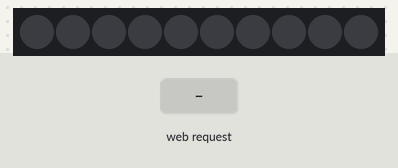
This program was run on a simulated ESP8266 board running MicroPython. On the bench: 10 RGB LEDs in strip order, left to right. The inputs (shaded band) are chosen by the test bench. WiFi joins after 1.5 s; threads take turns every 2 ms; what the program prints to the serial console is not drawn.

Above: at 2.7 s.
2.8 s: HTTP request GET /running received
At 2.95 s:
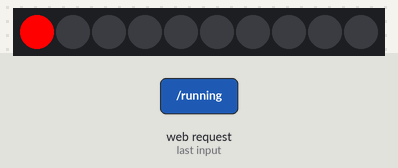
4.7 s: HTTP request GET /breathing received
At 5.58 s:
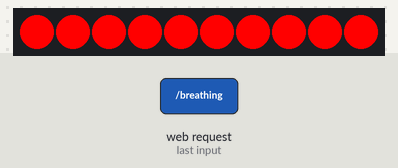
7.2 s: HTTP request GET /rainbow received
At 7.67 s:
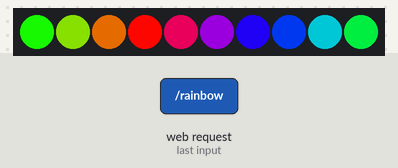
9.9 s: HTTP request GET /police received
At 10.3 s:
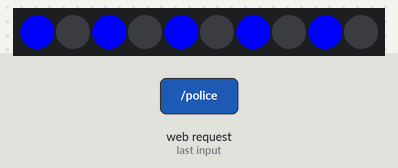
12.9 s: HTTP request GET /off received
At 13.3 s:
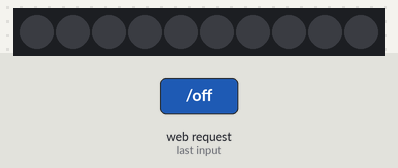
Timing chart, 0 to 15.5 s (numbered marks = the images above; inputs shaded):
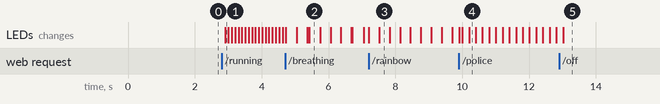

Measured:
- after the input at 2.8 s, the LEDs: change after 0.10 s (image 1)
- after the input at 4.7 s, the LEDs: first change at once (image 2 shows a later state)
- after the input at 9.9 s, the LEDs: first change at once (image 4 shows a later state)
- after the input at 12.9 s, the LEDs: change after 0.12 s (image 5)

The program:

middle_web_animation.py
```python
from machine import Pin
import neopixel
import time
import socket
import network

# 配置参数
NUM_LEDS = 10
PIN_NUM = 4
np = neopixel.NeoPixel(Pin(PIN_NUM), NUM_LEDS)

# Wi-Fi配置 - 请修改为你的Wi-Fi
WIFI_SSID = "your_wifi"
WIFI_PASSWORD = "your_password"

# 全局变量
effect_active = False

def connect_wifi():
    """连接Wi-Fi"""
    wlan = network.WLAN(network.STA_IF)
    wlan.active(True)

    if not wlan.isconnected():
        print(f"连接Wi-Fi: {WIFI_SSID}")
        wlan.connect(WIFI_SSID, WIFI_PASSWORD)

        for _ in range(20):  # 等待10秒
            if wlan.isconnected():
                break
            time.sleep(0.5)

    if wlan.isconnected():
        print(f"连接成功! IP: {wlan.ifconfig()[0]}")
        return wlan.ifconfig()[0]
    else:
        print("连接失败!")
        return None

def clear():
    """清空LED"""
    for i in range(NUM_LEDS):
        np[i] = (0, 0, 0)
    np.write()

def set_color(r, g, b):
    """设置所有LED颜色"""
    global effect_active
    effect_active = False
    for i in range(NUM_LEDS):
        np[i] = (r, g, b)
    np.write()

def set_single_led(index, r, g, b):
    """设置单个LED"""
    if 0 <= index < NUM_LEDS:
        np[index] = (r, g, b)
        np.write()

# ========== 轻量级特效 ==========
def effect_rainbow():
    """彩虹效果"""
    global effect_active
    effect_active = True

    while effect_active:
        for j in range(256):
            if not effect_active:
                break
            for i in range(NUM_LEDS):
                rc_index = (i * 256 // NUM_LEDS) + j
                if rc_index < 85:
                    np[i] = (rc_index * 3, 255 - rc_index * 3, 0)
                elif rc_index < 170:
                    rc_index -= 85
                    np[i] = (255 - rc_index * 3, 0, rc_index * 3)
                else:
                    rc_index -= 170
                    np[i] = (0, rc_index * 3, 255 - rc_index * 3)
            np.write()
            time.sleep_ms(30)
    clear()

def effect_breathing():
    """呼吸灯"""
    global effect_active
    effect_active = True

    while effect_active:
        # 红
        for brightness in range(0, 101, 5):
            if not effect_active: break
            color = (brightness * 255 // 100, 0, 0)
            for i in range(NUM_LEDS):
                np[i] = color
            np.write()
            time.sleep_ms(30)
        for brightness in range(100, -1, -5):
            if not effect_active: break
            color = (brightness * 255 // 100, 0, 0)
            for i in range(NUM_LEDS):
                np[i] = color
            np.write()
            time.sleep_ms(30)

        # 绿
        for brightness in range(0, 101, 5):
            if not effect_active: break
            color = (0, brightness * 255 // 100, 0)
            for i in range(NUM_LEDS):
                np[i] = color
            np.write()
            time.sleep_ms(30)
        for brightness in range(100, -1, -5):
            if not effect_active: break
            color = (0, brightness * 255 // 100, 0)
            for i in range(NUM_LEDS):
                np[i] = color
            np.write()
            time.sleep_ms(30)

        # 蓝
        for brightness in range(0, 101, 5):
            if not effect_active: break
            color = (0, 0, brightness * 255 // 100)
            for i in range(NED_LEDS):
                np[i] = color
            np.write()
            time.sleep_ms(30)
        for brightness in range(100, -1, -5):
            if not effect_active: break
            color = (0, 0, brightness * 255 // 100)
            for i in range(NUM_LEDS):
                np[i] = color
            np.write()
            time.sleep_ms(30)
    clear()

def effect_running():
    """跑马灯"""
    global effect_active
    effect_active = True

    colors = [(255, 0, 0), (0, 255, 0), (0, 0, 255)]
    color_index = 0

    while effect_active:
        color = colors[color_index]
        color_index = (color_index + 1) % 3

        for pos in range(NUM_LEDS):
            if not effect_active:
                break
            clear()
            np[pos] = color
            np.write()
            time.sleep_ms(100)
    clear()

def effect_police():
    """警灯"""
    global effect_active
    effect_active = True

    while effect_active:
        # 红色闪烁
        for i in range(NUM_LEDS):
            if i % 2 == 0:
                np[i] = (255, 0, 0)
            else:
                np[i] = (0, 0, 0)
        np.write()
        if not effect_active: break
        time.sleep_ms(200)

        # 蓝色闪烁
        for i in range(NUM_LEDS):
            if i % 2 == 0:
                np[i] = (0, 0, 255)
            else:
                np[i] = (0, 0, 0)
        np.write()
        if not effect_active: break
        time.sleep_ms(200)
    clear()

def stop_effect():
    """停止特效"""
    global effect_active
    effect_active = False
    time.sleep(0.1)  # 等待特效线程停止
    clear()

# ========== 轻量级Web服务器 ==========
def handle_request(client_socket):
    """处理HTTP请求"""
    try:
        request = client_socket.recv(1024).decode('utf-8')
        if not request:
            return

        lines = request.split('\n')
        first_line = lines[0]

        if 'GET / ' in first_line or 'GET /index' in first_line:
            send_web_page(client_socket)

        elif 'GET /rainbow' in first_line:
            stop_effect()
            import _thread
            _thread.start_new_thread(effect_rainbow, ())
            send_response(client_socket, "彩虹效果已启动")

        elif 'GET /breathing' in first_line:
            stop_effect()
            import _thread
            _thread.start_new_thread(effect_breathing, ())
            send_response(client_socket, "呼吸灯已启动")

        elif 'GET /running' in first_line:
            stop_effect()
            import _thread
            _thread.start_new_thread(effect_running, ())
            send_response(client_socket, "跑马灯已启动")

        elif 'GET /police' in first_line:
            stop_effect()
            import _thread
            _thread.start_new_thread(effect_police, ())
            send_response(client_socket, "警灯效果已启动")

        elif 'GET /off' in first_line:
            stop_effect()
            send_response(client_socket, "已关闭")

        elif 'GET /color?' in first_line:
            # 解析颜色参数
            import urllib.parse
            query = first_line.split('?')[1].split(' ')[0]
            params = urllib.parse.parse_qs(query)

            if 'r' in params and 'g' in params and 'b' in params:
                stop_effect()
                r = int(params['r'][0])
                g = int(params['g'][0])
                b = int(params['b'][0])
                set_color(r, g, b)
                send_response(client_socket, f"颜色已设置为 RGB({r},{g},{b})")
            else:
                send_response(client_socket, "参数错误")

        else:
            send_response(client_socket, "未知命令")

    except Exception as e:
        print(f"处理请求错误: {e}")
        send_response(client_socket, "服务器错误")
    finally:
        client_socket.close()

def send_response(client_socket, message):
    """发送HTTP响应"""
    response = "HTTP/1.1 200 OK\r\n"
    response += "Content-Type: text/html; charset=utf-8\r\n"
    response += "Connection: close\r\n\r\n"
    response += f"""
    <!DOCTYPE html>
    <html>
    <head>
        <meta charset="utf-8">
        <meta name="viewport" content="width=device-width, initial-scale=1">
        <title>LED控制</title>
        <style>
            body {{ font-family: Arial, sans-serif; text-align: center; margin: 20px; }}
            h1 {{ color: #333; }}
            .btn {{
                display: inline-block;
                margin: 10px;
                padding: 15px 30px;
                background: #4CAF50;
                color: white;
                text-decoration: none;
                border-radius: 5px;
                font-size: 18px;
                min-width: 150px;
            }}
            .btn:hover {{ background: #45a049; }}
            .btn-stop {{ background: #f44336; }}
            .btn-stop:hover {{ background: #d32f2f; }}
            .color-btn {{ background: #2196F3; }}
            .color-btn:hover {{ background: #0b7dda; }}
            .status {{
                padding: 10px;
                background: #e8f5e9;
                border-radius: 5px;
                margin: 20px auto;
                max-width: 300px;
            }}
            .quick-colors {{ margin: 20px; }}
            .quick-color {{
                display: inline-block;
                width: 50px;
                height: 50px;
                margin: 5px;
                border-radius: 5px;
                cursor: pointer;
                border: 2px solid #ddd;
            }}
            .quick-color:hover {{ border-color: #333; }}
        </style>
        <script>
            function setColor(r, g, b) {{
                window.location.href = '/color?r=' + r + '&g=' + g + '&b=' + b;
            }}

            function updateColor() {{
                let r = document.getElementById('r').value;
                let g = document.getElementById('g').value;
                let b = document.getElementById('b').value;
                document.getElementById('colorPreview').style.backgroundColor =
                    'rgb(' + r + ',' + g + ',' + b + ')';
                document.getElementById('rgbValue').innerText = 'RGB(' + r + ',' + g + ',' + b + ')';
            }}
        </script>
    </head>
    <body>
        <h1>WS2812 LED控制器</h1>

        <div class="status">
            <strong>状态:</strong> {message}<br>
            <strong>LED数量:</strong> {NUM_LEDS}
        </div>

        <h2>特效模式</h2>
        <a href="/rainbow" class="btn">彩虹效果</a><br>
        <a href="/breathing" class="btn">呼吸灯</a><br>
        <a href="/running" class="btn">跑马灯</a><br>
        <a href="/police" class="btn">警灯效果</a><br>

        <h2>颜色控制</h2>
        <div class="quick-colors">
            <div class="quick-color" style="background:#ff0000;" onclick="setColor(255,0,0)"></div>
            <div class="quick-color" style="background:#00ff00;" onclick="setColor(0,255,0)"></div>
            <div class="quick-color" style="background:#0000ff;" onclick="setColor(0,0,255)"></div>
            <div class="quick-color" style="background:#ffff00;" onclick="setColor(255,255,0)"></div>
            <div class="quick-color" style="background:#ff00ff;" onclick="setColor(255,0,255)"></div>
            <div class="quick-color" style="background:#00ffff;" onclick="setColor(0,255,255)"></div>
            <div class="quick-color" style="background:#ffffff;" onclick="setColor(255,255,255)"></div>
        </div>

        <div style="margin: 20px;">
            <div id="colorPreview" style="width:100px;height:100px;margin:0 auto 10px;background:#ff0000;border-radius:5px;"></div>
            <div id="rgbValue" style="margin-bottom:10px;">RGB(255,0,0)</div>

            <div style="display:inline-block; text-align:left;">
                <label>R: <input type="range" id="r" min="0" max="255" value="255" oninput="updateColor()"></label><br>
                <label>G: <input type="range" id="g" min="0" max="255" value="0" oninput="updateColor()"></label><br>
                <label>B: <input type="range" id="b" min="0" max="255" value="0" oninput="updateColor()"></label><br>
            </div><br>

            <button onclick="setColor(
                document.getElementById('r').value,
                document.getElementById('g').value,
                document.getElementById('b').value
            )" class="btn color-btn">设置颜色</button>
        </div>

        <h2>其他控制</h2>
        <a href="/off" class="btn btn-stop">关闭所有灯</a><br><br>

        <div style="margin-top: 30px; color: #666; font-size: 14px;">
            <p>ESP8266 WS2812控制器<br>10个LED灯带</p>
        </div>
    </body>
    </html>
    """
    client_socket.send(response.encode('utf-8'))

def send_web_page(client_socket):
    """发送Web控制页面"""
    send_response(client_socket, "就绪")

def run_server():
    """运行Web服务器"""
    # 连接Wi-Fi
    ip = connect_wifi()
    if not ip:
        print("Wi-Fi连接失败，无法启动服务器")
        return

    # 创建socket
    server = socket.socket()
    server.setsockopt(socket.SOL_SOCKET, socket.SO_REUSEADDR, 1)
    server.bind(('0.0.0.0', 80))
    server.listen(5)

    print(f"服务器已启动: http://{ip}")
    print("等待连接...")

    # 清空LED
    clear()

    try:
        while True:
            client, addr = server.accept()
            print(f"来自 {addr} 的连接")
            handle_request(client)

    except KeyboardInterrupt:
        print("\n服务器停止")
    except Exception as e:
        print(f"服务器错误: {e}")
    finally:
        server.close()
        clear()

# 超轻量版本 - 如果还是内存不足
def ultra_light_server():
    """超轻量版本 - 最小化内存使用"""
    print("启动超轻量Web服务器...")

    # 连接Wi-Fi
    wlan = network.WLAN(network.STA_IF)
    wlan.active(True)
    wlan.connect(WIFI_SSID, WIFI_PASSWORD)
    time.sleep(5)

    if wlan.isconnected():
        ip = wlan.ifconfig()[0]
        print(f"IP: {ip}")
    else:
        print("Wi-Fi连接失败")
        return

    # 创建服务器
    server = socket.socket()
    server.bind(('0.0.0.0', 80))
    server.listen(1)

    clear()

    # 非常简单的路由
    routes = {
        '/': '首页',
        '/rainbow': '彩虹',
        '/red': '红色',
        '/green': '绿色',
        '/blue': '蓝色',
        '/off': '关闭',
    }

    while True:
        try:
            client, addr = server.accept()
            request = client.recv(1024).decode()

            # 解析请求
            first_line = request.split('\n')[0] if '\n' in request else request
            path = first_line.split(' ')[1] if ' ' in first_line else '/'

            print(f"请求: {path}")

            # 处理请求
            if path == '/':
                response = """HTTP/1.1 200 OK\r\nContent-Type: text/html\r\n\r\n
                <h1>LED控制</h1>
                <a href="/rainbow">彩虹</a><br>
                <a href="/red">红色</a><br>
                <a href="/green">绿色</a><br>
                <a href="/blue">蓝色</a><br>
                <a href="/off">关闭</a>
                """

            elif path == '/rainbow':
                stop_effect()
                import _thread
                _thread.start_new_thread(effect_rainbow, ())
                response = "HTTP/1.1 200 OK\r\n\r\n彩虹已启动"

            elif path == '/red':
                stop_effect()
                set_color(255, 0, 0)
                response = "HTTP/1.1 200 OK\r\n\r\n红色已设置"

            elif path == '/green':
                stop_effect()
                set_color(0, 255, 0)
                response = "HTTP/1.1 200 OK\r\n\r\n绿色已设置"

            elif path == '/blue':
                stop_effect()
                set_color(0, 0, 255)
                response = "HTTP/1.1 200 OK\r\n\r\n蓝色已设置"

            elif path == '/off':
                stop_effect()
                response = "HTTP/1.1 200 OK\r\n\r\n已关闭"

            else:
                response = "HTTP/1.1 404 Not Found\r\n\r\n页面不存在"

            client.send(response.encode())
            client.close()

        except Exception as e:
            print(f"错误: {e}")
            try:
                client.close()
            except:
                pass

# 主程序
if __name__ == "__main__":
    # 修改为你的Wi-Fi
    WIFI_SSID = "你的WiFi名称"
    WIFI_PASSWORD = "你的WiFi密码"

    # 尝试运行完整服务器，如果内存不足则运行超轻量版本
    try:
        run_server()
    except MemoryError:
        print("内存不足，切换到超轻量版本...")
        ultra_light_server()
```
